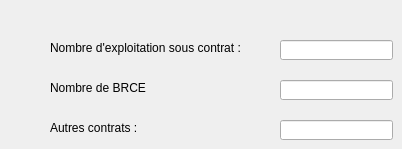
   <widget class="QWidget" name="tab_7">
    <attribute name="title">
     <string>Agriculture</string>
    </attribute>
    <widget class="QLineEdit" name="nb_exploitations">
     <property name="geometry">
      <rect>
       <x>280</x>
       <y>40</y>
       <width>113</width>
       <height>20</height>
      </rect>
     </property>
    </widget>
    <widget class="QLabel" name="label_21">
     <property name="geometry">
      <rect>
       <x>50</x>
       <y>80</y>
       <width>221</width>
       <height>16</height>
      </rect>
     </property>
     <property name="font">
      <font>
       <weight>50</weight>
       <bold>false</bold>
      </font>
     </property>
     <property name="text">
      <string>Nombre de BRCE</string>
     </property>
    </widget>
    <widget class="QLabel" name="label_22">
     <property name="geometry">
      <rect>
       <x>50</x>
       <y>40</y>
       <width>221</width>
       <height>16</height>
      </rect>
     </property>
     <property name="font">
      <font>
       <weight>50</weight>
       <bold>false</bold>
      </font>
     </property>
     <property name="text">
      <string>Nombre d'exploitation sous contrat :</string>
     </property>
    </widget>
    <widget class="QLineEdit" name="nb_contrat_brce">
     <property name="geometry">
      <rect>
       <x>280</x>
       <y>80</y>
       <width>113</width>
       <height>20</height>
      </rect>
     </property>
    </widget>
    <widget class="QLineEdit" name="nb_contrat_autre">
     <property name="geometry">
      <rect>
       <x>280</x>
       <y>120</y>
       <width>113</width>
       <height>20</height>
      </rect>
     </property>
     <property name="text">
      <string/>
     </property>
    </widget>
    <widget class="QLabel" name="label_23">
     <property name="geometry">
      <rect>
       <x>50</x>
       <y>120</y>
       <width>221</width>
       <height>16</height>
      </rect>
     </property>
     <property name="font">
      <font>
       <weight>50</weight>
       <bold>false</bold>
      </font>
     </property>
     <property name="text">
      <string>Autres contrats :</string>
     </property>
    </widget>
   </widget>
